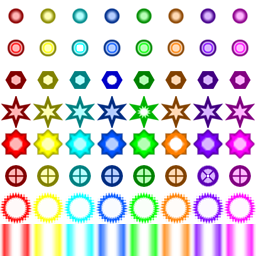
#> input picture data/army.png, 256 x 256 px, found by its file name
$ python gen_army_sheet.py
#> lines starting #> are read from the running program, lines starting #| are printed output that depends on the picture
#!/usr/bin/env python3
# gen_army_sheet.py — 从 data/army.png 生成两张**彩色**兵表（不再灰度化！）：
#   data/army_base.png   （32×256，1 列 × 8 行）：源图列 0（势力1 红）原样 —— 基础版，
#                          运行时用色相旋转 tint 到各势力色（精确复现原图"色相处理"）。
#   data/army_special.png（32×256，1 列 × 8 行）：签名兵种特殊版（青先锋/蓝开拓/绿激光/
#                          橙爆炸/紫地雷），原样彩色，由所属势力直接使用（不再 tint）。
# 背景：army.png 各势力列是同一基础版的**色相旋转**（max/min 通道恒定），灰度 luma 会压暗且
# 破坏跨列亮度一致 → 改用 hue 旋转 tint；特殊版是独立绘制，保持原色。
# 改贴图只改本脚本 + army.png。
from PIL import Image

SRC = "data/army.png"
BASE = "data/army_base.png"
SPECIAL = "data/army_special.png"
CELL = 32
ROWS = 8
# 行 → 源图列（特殊版来源）。行：0 normal, 1 vanguard, 2 pioneer, 3 laser, 4 bomb, 5 mine,
# 6 火花, 7 光束。
SPECIAL_SRC_COL = {1: 2, 2: 3, 3: 4, 4: 5, 5: 6}


def cell(img, col, row):
    return img.crop((col * CELL, row * CELL, col * CELL + CELL, row * CELL + CELL))


def main():
    src = Image.open(SRC).convert("RGBA")
#> src is the input picture: PIL image 256x256 RGBA; mean R, G, B, A 177.2, 169.7, 171.9, 104.8
    base = Image.new("RGBA", (CELL, ROWS * CELL), (0, 0, 0, 0))
#> base: PIL image 32x256 RGBA; every value is 0
    special = Image.new("RGBA", (CELL, ROWS * CELL), (0, 0, 0, 0))
    for row in range(ROWS):
        base.paste(cell(src, 0, row), (0, row * CELL))  # 基础 = 源列 0（红）
        if row in SPECIAL_SRC_COL:
            special.paste(cell(src, SPECIAL_SRC_COL[row], row), (0, row * CELL))
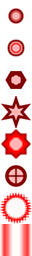
#> base: PIL image 32x256 RGBA; mean R, G, B, A 218, 124.3, 124.3, 104.9; transparent parts drawn white
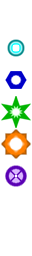
#> special: PIL image 32x256 RGBA; mean R, G, B, A 98.9, 109.7, 97.9, 54.9; transparent parts drawn white
        # else：该行无特殊版 → 留空
    base.save(BASE)
    special.save(SPECIAL)
    print(f"wrote {BASE} ({CELL}x{ROWS * CELL}) + {SPECIAL} ({CELL}x{ROWS * CELL})")


if __name__ == "__main__":
    main()
